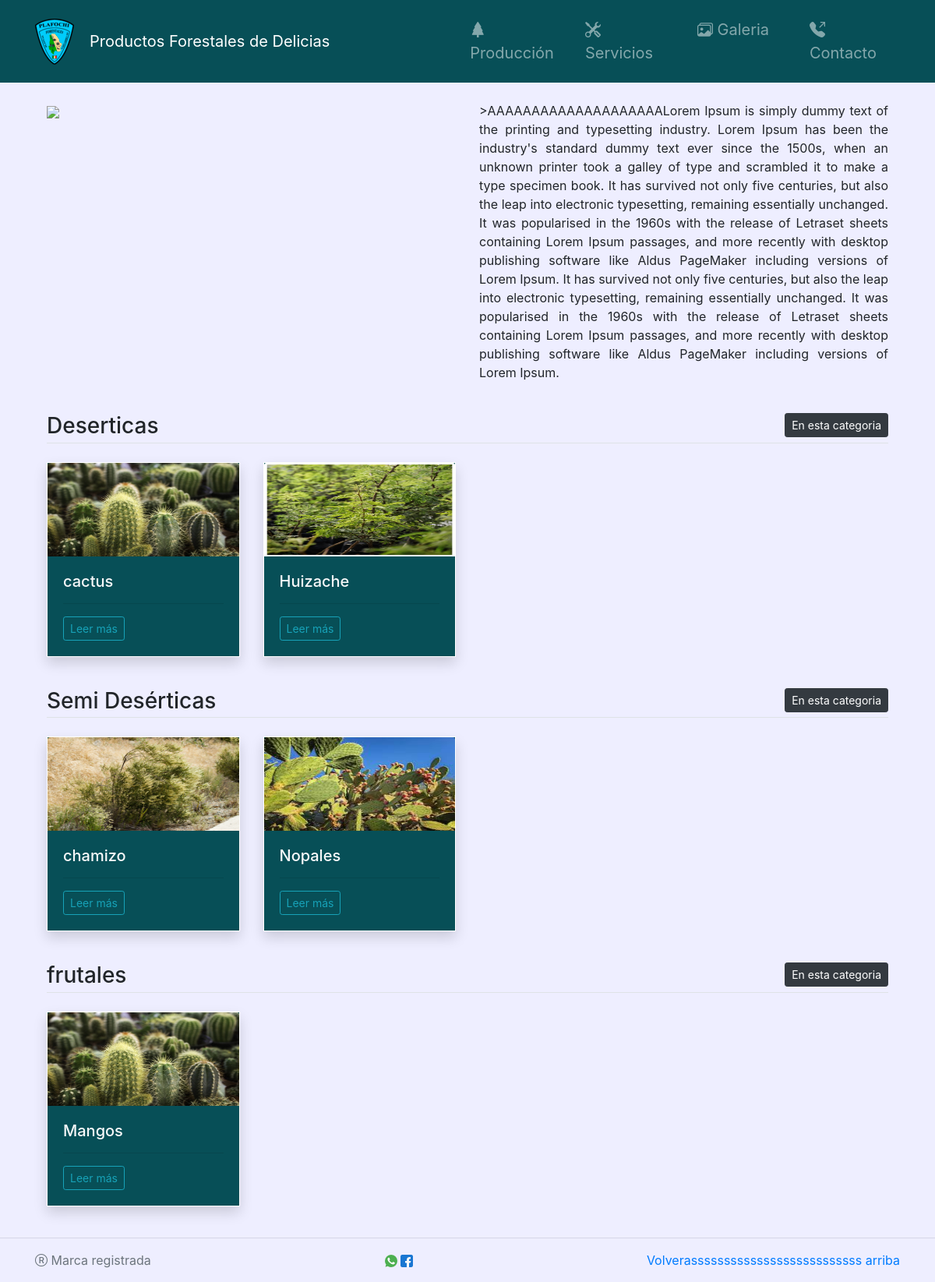
The app's page /, older data.
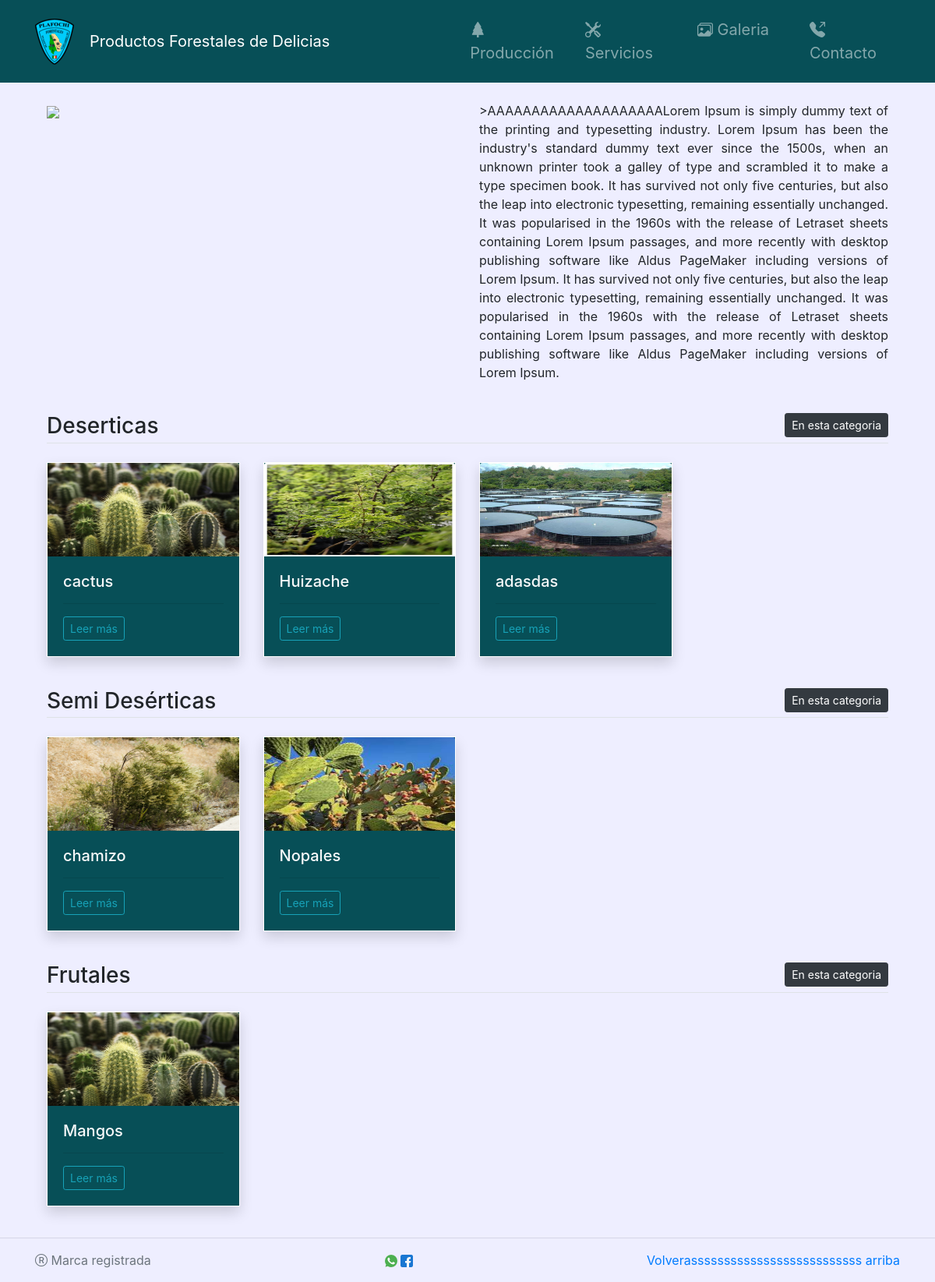
The same page, newer data.
### AppNoticias/models.py (models this page shows, shortened)
class Categoria(models.Model):
    titulo = models.CharField(max_length=100)
    categoria_imagen = models.ImageField(upload_to='imgs/')
    class Meta:
        verbose_name_plural='Categorias'

class Plantas(models.Model):
    categoria = models.ForeignKey(Categoria, on_delete=models.CASCADE)
    titulo = models.CharField(max_length=100)
    detalles = models.TextField(max_length=20000)
    imagen = models.ImageField(upload_to='imgs/')
    add_time = models.DateTimeField(auto_now_add=True)
    class Meta:
        verbose_name_plural='Plantas'

### AppNoticias/views.py (the view)
# urls.py: 2. Add a URL to urlpatterns:  path('', views.home, name='home')
def home(request):
    primer_noticia=Plantas.objects.first()
    tres_noticia=Plantas.objects.all()[1:3]
    tres_categoria=Categoria.objects.all()[0:3]
    return render (request, 'home.html', {
        'primer_noticia': primer_noticia,
        'tres_noticia': tres_noticia,
        'tres_categoria': tres_categoria,
    })

### AppNoticias/templates/home.html
{% extends 'base.html' %}
{% load static %}
{% block content %}
<main class="container-xl">
		<br>
	<div class="container-xl">
		  <div class="row align-items-start">
			<div class="col">
			  <img class="img-fluid" style="border-top-1"  src="{%static 'DSC_0210.JPG'%}" >
			</div>
			<div class="col">
			  <p class="text-justify">>AAAAAAAAAAAAAAAAAAAALorem Ipsum is simply dummy text of the printing and typesetting industry. Lorem
				Ipsum has been the industry's standard dummy text ever since the 1500s, when an unknown
				printer took a galley of type and scrambled it to make a type specimen book. It has survived
				not only five centuries, but also the leap into electronic typesetting, remaining essentially unchanged.
				It was popularised in the 1960s with the release of Letraset sheets containing Lorem Ipsum passages,
				and more recently with desktop publishing software like Aldus PageMaker including versions of Lorem Ipsum.
				 It has survived
                                not only five centuries, but also the leap into electronic typesetting, remaining essentially unchanged.
                                It was popularised in the 1960s with the release of Letraset sheets containing Lorem Ipsum passages,
                                and more recently with desktop publishing software like Aldus PageMaker including versions of Lorem Ipsum.</p>
			</div>
  </div>
		<br>
	{% for categoria in tres_categoria %}
	<h3 class="border-bottom pb-1">{{categoria.titulo}} <a href="/categoria/{{categoria.id}}" class="float-right btn btn-sm btn-dark">En esta categoria</a></h3>
	<div class="row my-4">
		{% for plantas in categoria.plantas_set.all %}
			{% if forloop.counter < 5 %}
			<div class="col-md-3">
				<div class="card mb-3 shadow">
				<img height="120" width="60" src="{{plantas.imagen.url}}" class="card-img-top" alt="{{plantas.titulo}}">
				<div class="card-body">
					<h5 class="card-title text-light">{{plantas.titulo}}</h5>
					<hr/>
					<p class="card-text"><a href="/detalles/{{plantas.id}}" class="btn btn-sm btn btn-outline-info">Leer más</a></p>
				</div>
				</div>
			</div>
			{% endif %}
		{% endfor %}
	</div>
	{% endfor %}
</main>
{% endblock %}

Row changes from the older to the newer data that the page shows:
added Plantas: imagen (picture), titulo "adasdas", shown under Categoria "Deserticas"
changed Categoria: titulo "frutales" → "Frutales"
